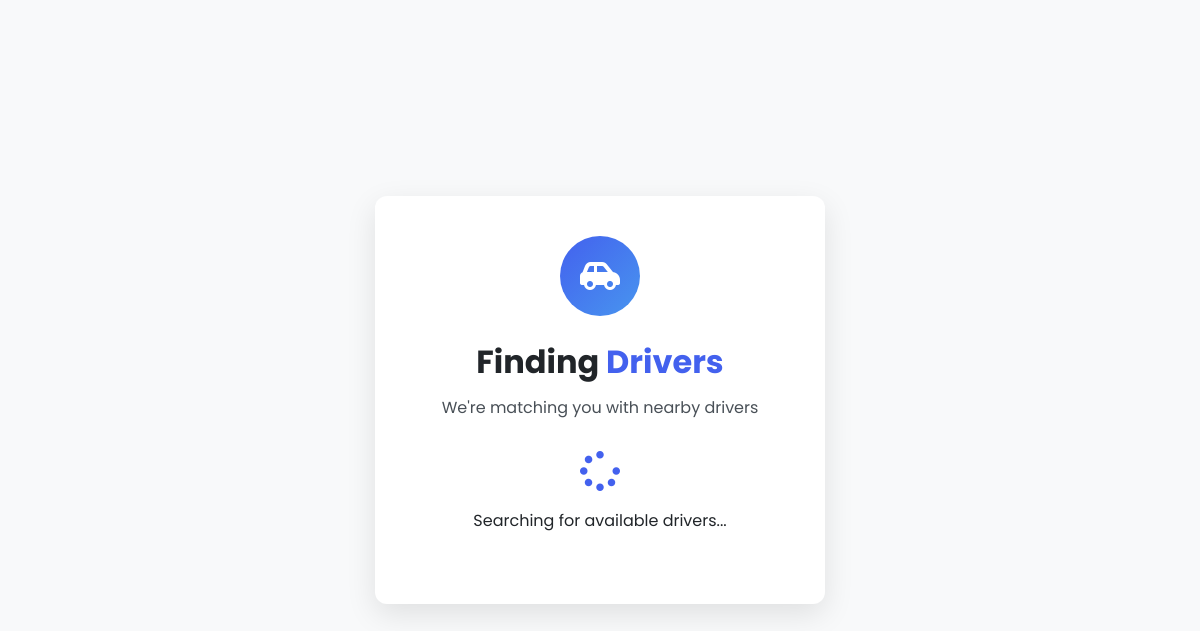
/find-drivers/1 (signed in), run on an earlier commit of the app's database.
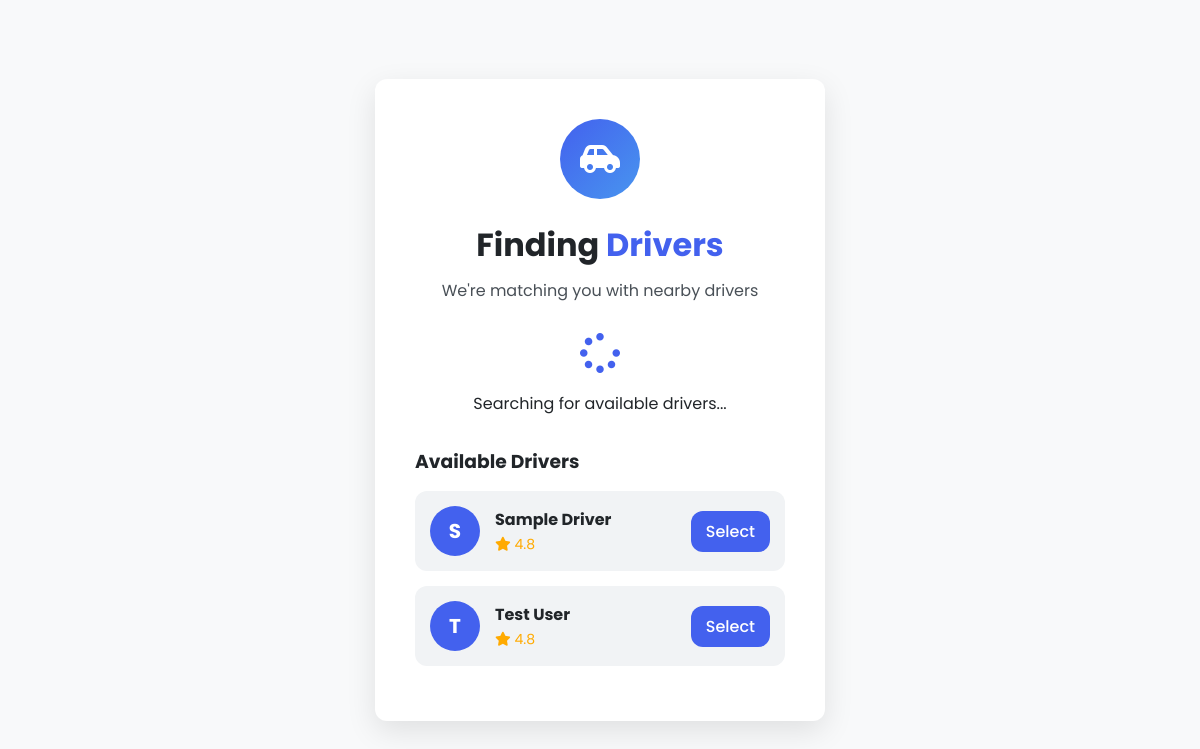
And on a later commit of the database.
### tables this page shows
CREATE TABLE users
                 (id INTEGER PRIMARY KEY AUTOINCREMENT,
                 email TEXT UNIQUE NOT NULL,
                 password TEXT NOT NULL,
                 name TEXT NOT NULL,
                 role TEXT NOT NULL CHECK(role IN ('user', 'driver', 'admin')),
                 available BOOLEAN DEFAULT 1,
                 created_at TIMESTAMP DEFAULT CURRENT_TIMESTAMP);

### app.py (the view)
@app.route('/find-drivers/<int:ride_id>')
def find_drivers(ride_id):
    if 'user_id' not in session:
        return redirect(url_for('login'))
    conn = sqlite3.connect('ride_hailing.db')
    c = conn.cursor()
    c.execute("SELECT * FROM rides WHERE id = ?", (ride_id,))
    ride = c.fetchone()
    c.execute("""
        SELECT id, name FROM users
        WHERE role = 'driver'
        AND id NOT IN (
            SELECT driver_id FROM rides WHERE status = 'accepted'
        )
        LIMIT 3
    """)
    drivers = c.fetchall()
    conn.close()
    return render_template('rides/find_drivers.html',
                           ride=ride,
                           drivers=drivers,
                           ride_id=ride_id)

### app.py (called while the page is built)
@app.before_request
def require_login():
    allowed_routes = ['index', 'login', 'register', 'static']
    if request.endpoint not in allowed_routes and 'user_id' not in session:
        return redirect(url_for('login'))

### templates/rides/find_drivers.html (shortened to what this page needs)
{% extends "base.html" %}
{% block content %}
<div class="auth-container">
    <div class="auth-card">
        <div class="brand-header">
            <div class="logo-container">
                <i class="fas fa-car-side logo-icon"></i>
            </div>
            <h1>Finding <span class="highlight">Drivers</span></h1>
            <p class="tagline">We're matching you with nearby drivers</p>
        </div>
        <div class="loading-animation" style="text-align: center; margin: 30px 0;">
            <i class="fas fa-spinner fa-spin" style="font-size: 40px; color: var(--primary);"></i>
            <p style="margin-top: 15px;">Searching for available drivers...</p>
        </div>
        {% if drivers %}
        <div class="available-drivers">
            <h3 style="margin-bottom: 15px;">Available Drivers</h3>
            {% for driver in drivers %}
            <div class="driver-card">
                <div class="driver-avatar">{{ driver[1][0]|upper }}</div>
                <div class="driver-info">
                    <h4>{{ driver[1] }}</h4>
                    <div class="driver-rating">
                        <i class="fas fa-star"></i> 4.8
                    </div>
                </div>
                <a href="{{ url_for('assign_driver', ride_id=ride_id, driver_id=driver[0]) }}"
                   class="btn-select-driver">
                    Select
                </a>
            </div>
            {% endfor %}
        </div>
        {% endif %}
    </div>
</div>
{% endblock %}

### templates/base.html (shortened to what this page needs)
<!DOCTYPE html>
<html lang="en" data-theme="light">
<head>
    <link rel="stylesheet" href="https://cdnjs.cloudflare.com/ajax/libs/font-awesome/6.4.0/css/all.min.css">
    <link rel="stylesheet" href="{{ url_for('static', filename='css/app.css') }}">
</head>
<body>
    {% block content %}{% endblock %}
</body>
</html>

### static/css/app.css (style rules this page uses)
:root { --primary: #4361ee; --primary-light: #4895ef; --primary-dark: #3a0ca3; --secondary: #f72585; --accent: #4cc9f0; --success: #38b000; --warning: #ffaa00; --error: #ef233c; --background: #f8f9fa; --surface: #ffffff; --surface-alt: #f1f3f5; --text: #212529; --text-secondary: #495057; --border: #e9ecef; --border-radius: 12px; --box-shadow: 0 10px 30px rgba(0, 0, 0, 0.1); --transition: all 0.3s cubic-bezier(0.25, 0.8, 0.25, 1); --icon-filter: none; }
* { margin: 0; padding: 0; box-sizing: border-box; }
html, body { height: 100%; }
body { font-family: 'Poppins', sans-serif; background-color: var(--background); color: var(--text); transition: var(--transition); line-height: 1.6; }
.auth-container { display: flex; justify-content: center; align-items: center; min-height: 100vh; padding: 20px; }
.auth-card { background-color: var(--surface); border-radius: var(--border-radius); box-shadow: var(--box-shadow); padding: 40px; width: 100%; max-width: 450px; position: relative; transition: var(--transition); }
.brand-header { text-align: center; margin-bottom: 30px; }
.logo-container { width: 80px; height: 80px; background: linear-gradient(135deg, var(--primary), var(--primary-light)); border-radius: 50%; display: flex; align-items: center; justify-content: center; margin: 0 auto 20px; }
.logo-icon { color: white; font-size: 32px; }
.brand-header h1 { font-size: 32px; font-weight: 700; margin-bottom: 8px; }
.highlight { color: var(--primary); }
.tagline { color: var(--text-secondary); font-size: 16px; margin-bottom: 0; }

### templates/rides/find_drivers.html (style rules this page uses)
.available-drivers { margin-top: 20px; }
.driver-card { display: flex; align-items: center; background: var(--surface-alt); border-radius: var(--border-radius); padding: 15px; margin-bottom: 15px; }
.driver-avatar { width: 50px; height: 50px; background: var(--primary); color: white; border-radius: 50%; display: flex; align-items: center; justify-content: center; font-weight: bold; font-size: 20px; margin-right: 15px; }
.driver-info { flex: 1; }
.driver-rating { color: var(--warning); font-size: 14px; }
.btn-select-driver { background: var(--primary); color: white; padding: 8px 15px; border-radius: var(--border-radius); text-decoration: none; font-weight: 500; }

What changed in the data, as far as the page shows it:
added users: name "S", name "Sample Driver"
added users: name "T", name "Test User"
Also different on the page:
text now shown: "Available Drivers"
